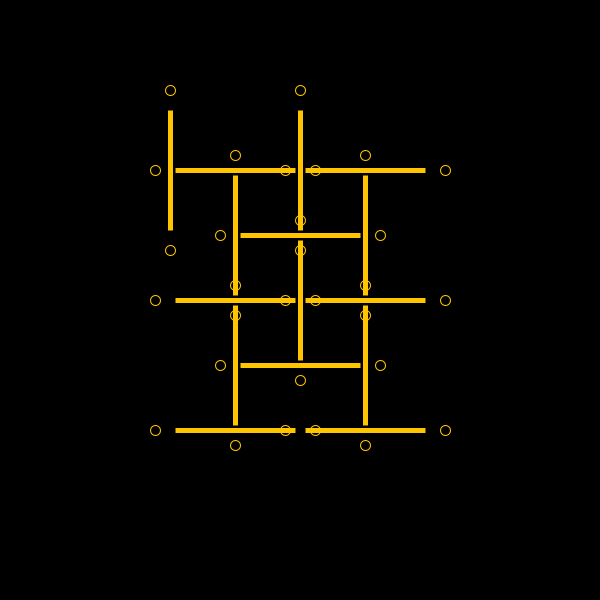
Frame 1 (no input)
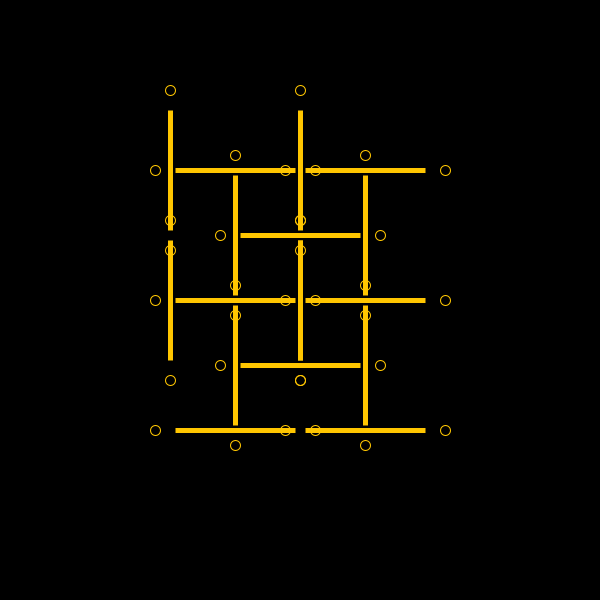
Frame 2 (the mouse pressed at the canvas centre, redrawn once)

The Processing sketch that drew these frames (run headless with seeded random() and noise(); the mouse was pressed at the canvas centre and the sketch redrawn once):

// Processing sketch: Toothpicks
// ── Toothpicks.pde
int PICK_SIZE = 60;
int STROKE_WEIGHT = 5;
boolean LOOP = false; 

int max = 8;

int h = 13;

ArrayList<Toothpick> picks;

void setup() {
  size(600, 600);

  stroke(h);
  strokeWeight(STROKE_WEIGHT);
  strokeCap(SQUARE);

  if( LOOP ) {
    frameRate(1);
  } else {
    noLoop();
  }

  colorMode(HSB, 100);
  
  picks = new ArrayList<Toothpick>();
}


void draw() {
  background(0);
  
  picks.add(new Toothpick(width/2, height/2, false, color(h, 100, 100)));
  drawPicks();
  max += 1; //<>//
}

void drawPicks() {
  int i = 0;
  
  while( !picks.isEmpty() ) {
    Toothpick pick = picks.get(0);
    picks.remove(0);
    pick.draw();
    
    if( i < max ) {
      if ( pick.isAfree() ) {
        picks.add(new Toothpick(pick.getA(), !pick.vertical, color(h, 100, 100)));
      }
      if ( pick.isBfree() ) {
        picks.add(new Toothpick(pick.getB(), !pick.vertical, color(h, 100, 100)));
      }
    }
  
    i += 1;
  }
}

void mousePressed() {
  println(get(mouseX, mouseY));
}

// ── Toothpick.pde
public class Toothpick {

  public int x, y;

  public boolean vertical;

  public color clr;

  public Toothpick( int[] xy, boolean vertical, color clr ) {
    this(xy[0], xy[1], vertical, clr);
  }

  public Toothpick( int x, int y, boolean vertical, color clr ) {
    this.x = x;
    this.y = y;
    this.vertical = vertical;
    this.clr = clr;
  }

  public int[] getCenter() {
    return new int[]{x, y};
  }

  public int[] getA() {
    if ( !vertical ) {
      return new int[]{x, y - PICK_SIZE - STROKE_WEIGHT};
    } else {
      return new int[]{x - PICK_SIZE - STROKE_WEIGHT, y};
    }
  }

  public int[] getB() {
    if ( !vertical ) {
      return new int[]{x, y + PICK_SIZE + STROKE_WEIGHT};
    } else {
      return new int[]{x + PICK_SIZE + STROKE_WEIGHT, y};
    }
  }

  public boolean isAfree() {
    if ( !vertical ) {
      return (get(x, y - PICK_SIZE - STROKE_WEIGHT*4) == color(0));
    } else {
      return (get(x - PICK_SIZE - STROKE_WEIGHT*4, y) == color(0));
    }
  }

  public boolean isBfree() {
    if ( !vertical ) {
      return (get(x, y + PICK_SIZE + STROKE_WEIGHT*4) == color(0));
    } else {
      return (get(x + PICK_SIZE + STROKE_WEIGHT*4, y) == color(0));
    }
  }

  public void draw() {
    stroke(clr);
    if ( !vertical ) {
      line(x, y - PICK_SIZE, x, y + PICK_SIZE);
    } else {
      line(x - PICK_SIZE, y, x + PICK_SIZE, y);
    }

    noFill();
    strokeWeight(1);
    if ( !vertical ) {
      circle(x, y - PICK_SIZE - STROKE_WEIGHT*4, STROKE_WEIGHT*2);
      circle(x, y + PICK_SIZE + STROKE_WEIGHT*4, STROKE_WEIGHT*2);
    } else {
      circle(x - PICK_SIZE - STROKE_WEIGHT*4, y, STROKE_WEIGHT*2);
      circle(x + PICK_SIZE + STROKE_WEIGHT*4, y, STROKE_WEIGHT*2);
    }
    strokeWeight(STROKE_WEIGHT);
  }
}
